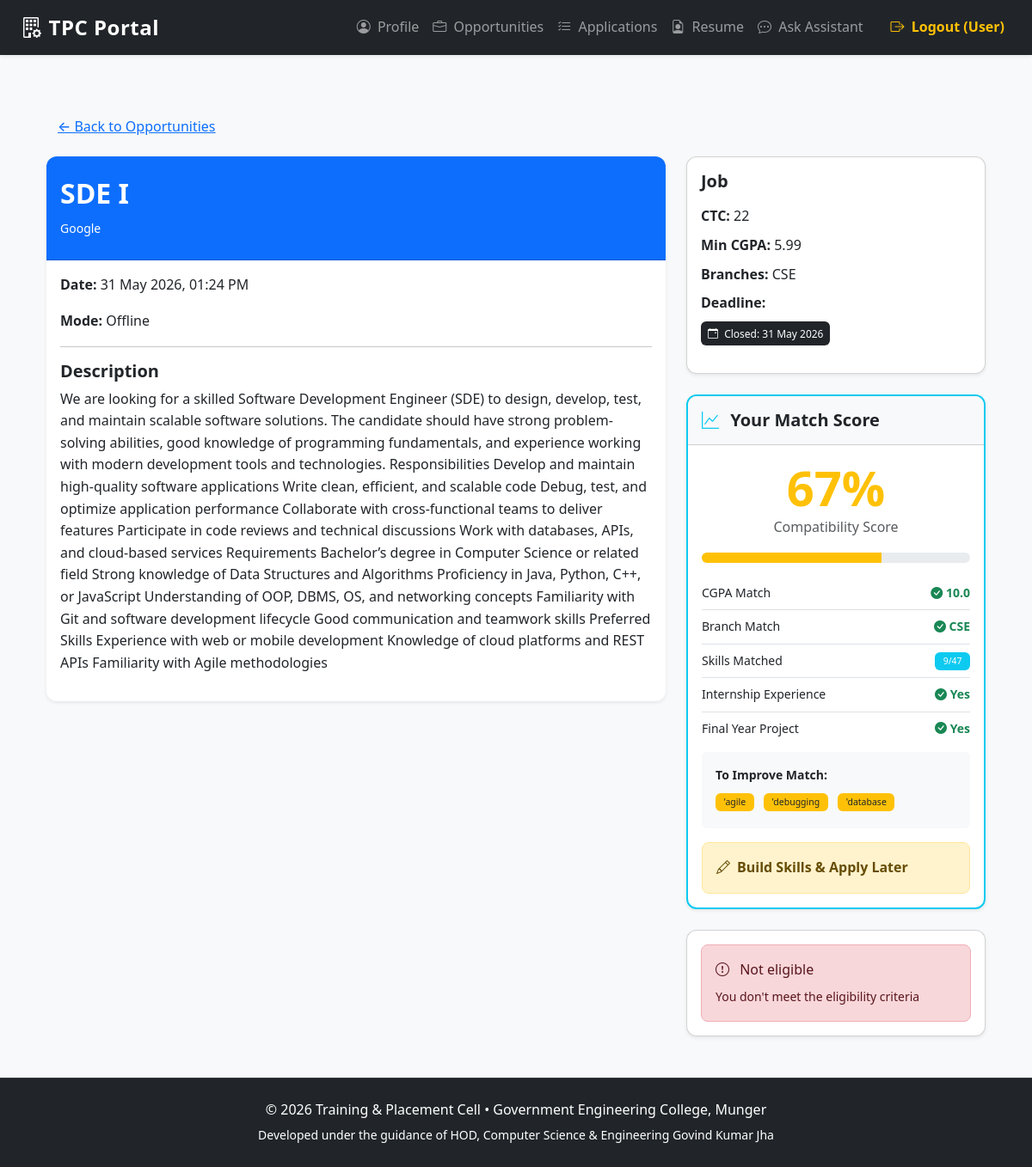
/student/opportunity/1 (signed in), run on the app's committed database.
### app/models.py (models this page shows, shortened)
class Opportunity(db.Model):
    __tablename__ = 'opportunities'
    id = db.Column(db.Integer, primary_key=True)
    title = db.Column(db.String(200), nullable=False)
    type = db.Column(db.String(50), nullable=False)  # e.g. Job, Internship, Session, Hackathon, Bootcamp, Seminar
    organizer = db.Column(db.String(150))
    company_name = db.Column(db.String(150))
    description = db.Column(db.Text)
    requirements = db.Column(db.Text)  # JSON string or newline-separated list
    date = db.Column(db.DateTime)
    mode = db.Column(db.String(50))
    ctc = db.Column(db.String(50))  # e.g. "12 LPA", "500/month"
    min_cgpa = db.Column(db.Float)  # Minimum CGPA required
    allowed_branches = db.Column(db.Text)  # comma-separated
    deadline = db.Column(db.DateTime)  # Application deadline
    created_at = db.Column(db.DateTime, default=datetime.utcnow)
    def get_requirements_list(self):
        if not self.requirements:
            return []
        try:
            import json
            data = json.loads(self.requirements)
            if isinstance(data, list):
                return data
        except Exception:
            pass
        return [r.strip() for r in self.requirements.splitlines() if r.strip()]
    def get_deadline_status(self):
        now = datetime.utcnow()
        time_diff = self.deadline - now
        days_left = time_diff.days if time_diff.total_seconds() >= 0 else -1
        if days_left < 0:
            return {
                'color': 'dark',
                'text': 'Closed',
                'days_left': 0,
                'is_closed': True
            }
    def calculate_match_score(self, student_profile):
        if not student_profile:
            return None
        score = 0
        cgpa_match = student_profile.cgpa >= (self.min_cgpa or 0)
        if cgpa_match:
            score += 25
        branch_match = False
        if self.allowed_branches:
            allowed = [b.strip().upper() for b in self.allowed_branches.split(',')]
            branch_match = student_profile.branch.upper() in allowed
        else:
            branch_match = True  # No restriction = match
        if branch_match:
            score += 15
        job_reqs = set(str(self.get_requirements_list()).lower().split())
        student_skills = set(str(student_profile.skills).lower().split())
        matched_skills = job_reqs & student_skills
        missing_skills = job_reqs - student_skills
        skills_coverage = len(matched_skills) / max(len(job_reqs), 1) if job_reqs else 0
        score += int(skills_coverage * 40)
        has_internship = bool(student_profile.internship_details and student_profile.internship_details.strip())
        if has_internship:
            score += 10
        has_fyp = bool(student_profile.final_year_project and student_profile.final_year_project.strip())
        if has_fyp:
            score += 10
        if score >= 75:
            recommendation = 'Apply'
        elif score >= 50:
            recommendation = 'Prepare'
        else:
            recommendation = 'Not Ready'
        return {
            'score': min(score, 100),
            'cgpa_match': cgpa_match,
            'branch_match': branch_match,
            'skills_match': len(matched_skills),
            'total_skills_needed': len(job_reqs),
            'has_internship': has_internship,
            'has_fyp': has_fyp,
            'matched_skills': list(matched_skills)[:5],  # Top 5
            'missing_skills': list(missing_skills)[:3],   # Top 3
            'recommendation': recommendation
        }

class StudentProfile(db.Model):
    __tablename__ = 'student_profiles'
    id = db.Column(db.Integer, primary_key=True)
    user_id = db.Column(db.Integer, db.ForeignKey('users.id'), unique=True, nullable=False)
    tenth_percentage = db.Column(db.Float, nullable=False)
    twelfth_percentage = db.Column(db.Float, nullable=False)
    cgpa = db.Column(db.Float, nullable=False)
    branch = db.Column(db.String(50), nullable=False)          # e.g. CSE, ECE, MECH
    skills = db.Column(db.Text)                                # comma separated or JSON
    has_backlog = db.Column(db.Boolean, default=False, nullable=False)
    resume_link = db.Column(db.String(255))                    # URL or path to uploaded file
    internship_details = db.Column(db.Text)                    # Internship experience details
    nptel = db.Column(db.Text)                                 # NPTEL courses completed
    final_year_project = db.Column(db.Text)                    # FYP details and description
    updated_at = db.Column(db.DateTime, default=datetime.utcnow, onupdate=datetime.utcnow)
    user = db.relationship('User', back_populates='student_profile')

### app/student/routes.py (the view)
@bp.route('/opportunity/<int:opp_id>')
@student_required
def view_opportunity(opp_id):
    opp = Opportunity.query.get_or_404(opp_id)
    user_id = session['user_id']
    profile = StudentProfile.query.filter_by(user_id=user_id).first()
    eligible = True
    if opp.type in ['Job', 'Internship']:
        allowed = [b.strip().upper() for b in (opp.allowed_branches or '').split(',') if b.strip()]
        is_deadline_valid = not opp.deadline or datetime.utcnow() < opp.deadline
        if opp.min_cgpa:
            eligible = (profile and
                       profile.cgpa >= opp.min_cgpa and
                       (not allowed or profile.branch in allowed) and
                       not profile.has_backlog and
                       is_deadline_valid)
    already_applied = Application.query.filter_by(
        student_id=user_id,
        opportunity_id=opp_id
    ).first() is not None
    deadline_status = opp.get_deadline_status()
    match_data = opp.calculate_match_score(profile)
    return render_template(
        'student/opportunity_detail.html',
        opportunity=opp,
        student_profile=profile,
        eligible=eligible,
        already_applied=already_applied,
        deadline_status=deadline_status,
        match=match_data,
        now=datetime.utcnow()
    )

### templates/student/opportunity_detail.html (shortened to what this page needs)
{% extends "base.html" %}
{% block content %}
<div class="container py-4">
    <a href="{{ url_for('student.browse_opportunities') }}"
       class="btn btn-link mb-3">
        ← Back to Opportunities
    </a>
    <div class="row">
        <div class="col-lg-8">
            <div class="card shadow-sm mb-4 border-0">
                <div class="card-header bg-primary text-white py-4">
                    <h2>{{ opportunity.title }}</h2>
                    <small>
                        {{ opportunity.organizer or opportunity.company_name or 'Posted by Admin' }}
                    </small>
                </div>
                <div class="card-body">
                    <p>
                        <strong>Date:</strong>
                        {{ opportunity.date.strftime('%d %b %Y, %I:%M %p') if opportunity.date else 'TBA' }}
                    </p>
                    <p>
                        <strong>Mode:</strong>
                        {{ opportunity.mode or 'Online/Offline' }}
                    </p>
                    <hr>
                    <h5>Description</h5>
                    <p>{{ opportunity.description }}</p>
                </div>
            </div>
        </div>
        <div class="col-lg-4">
            <div class="card shadow-sm mb-4">
                <div class="card-body">
                    <h5 class="card-title mb-3">{{ opportunity.type }}</h5>
                    {% if opportunity.type in ['Job','Internship'] %}
                        {% if opportunity.ctc %}
                        <p class="mb-2">
                            <strong>CTC:</strong> {{ opportunity.ctc }}
                        </p>
                        {% endif %}
                        {% if opportunity.min_cgpa %}
                        <p class="mb-2">
                            <strong>Min CGPA:</strong> {{ opportunity.min_cgpa }}
                        </p>
                        {% endif %}
                        {% if opportunity.allowed_branches %}
                        <p class="mb-2">
                            <strong>Branches:</strong> {{ opportunity.allowed_branches }}
                        </p>
                        {% endif %}
                        {% if opportunity.deadline %}
                        <p class="mb-3">
                            <strong>Deadline:</strong>
                            <br>
                            {% if deadline_status %}
                                <span class="badge bg-{{ deadline_status.color }} mt-2 p-2">
                                    <i class="bi bi-calendar-event me-1"></i>
                                    {{ deadline_status.text }}: {{ opportunity.deadline.strftime('%d %b %Y') }}
                                </span>
                            {% else %}
                                <span class="badge bg-secondary mt-2 p-2">{{ opportunity.deadline.strftime('%d %b %Y') }}</span>
                            {% endif %}
                        </p>
                        {% endif %}
                    {% endif %}
                </div>
            </div>
            {% if match %}
            <div class="card shadow-sm mb-4 border-2 border-info">
                <div class="card-header bg-light py-3">
                    <h5 class="mb-0">
                        <i class="bi bi-graph-up me-2 text-info"></i>
                        Your Match Score
                    </h5>
                </div>
                <div class="card-body">
                    <div class="text-center mb-4">
                        <div class="display-4 fw-bold {% if match.score >= 75 %}text-success{% elif match.score >= 50 %}text-warning{% else %}text-danger{% endif %}">
                            {{ match.score }}%
                        </div>
                        <p class="text-muted mb-3">Compatibility Score</p>
                        <div class="progress" style="height: 12px;">
                            <div class="progress-bar {% if match.score >= 75 %}bg-success{% elif match.score >= 50 %}bg-warning{% else %}bg-danger{% endif %}"
                                 role="progressbar"
                                 style="width: {{ match.score }}%"></div>
                        </div>
                    </div>
                    <div class="small mb-3">
                        <div class="mb-2 pb-2 border-bottom">
                            <div class="d-flex justify-content-between align-items-center">
                                <span>CGPA Match</span>
                                <span class="{% if match.cgpa_match %}text-success fw-bold{% else %}text-danger{% endif %}">
                                    <i class="bi bi-{% if match.cgpa_match %}check-circle-fill{% else %}x-circle-fill{% endif %}"></i>
                                    {{ student_profile.cgpa|round(2) if student_profile else 'N/A' }}
                                </span>
                            </div>
                        </div>
                        <div class="mb-2 pb-2 border-bottom">
                            <div class="d-flex justify-content-between align-items-center">
                                <span>Branch Match</span>
                                <span class="{% if match.branch_match %}text-success fw-bold{% else %}text-danger{% endif %}">
                                    <i class="bi bi-{% if match.branch_match %}check-circle-fill{% else %}x-circle-fill{% endif %}"></i>
                                    {{ student_profile.branch if student_profile else 'N/A' }}
                                </span>
                            </div>
                        </div>
                        <div class="mb-2 pb-2 border-bottom">
                            <div class="d-flex justify-content-between align-items-center">
                                <span>Skills Matched</span>
                                <span class="badge bg-info">{{ match.skills_match }}/{{ match.total_skills_needed }}</span>
                            </div>
                        </div>
                        {% if student_profile and student_profile.internship_details and student_profile.internship_details.strip() %}
                        <div class="mb-2 pb-2 border-bottom">
                            <div class="d-flex justify-content-between align-items-center">
                                <span>Internship Experience</span>
                                <span class="text-success fw-bold">
                                    <i class="bi bi-check-circle-fill"></i> Yes
                                </span>
                            </div>
                        </div>
                        {% endif %}
                        {% if student_profile and student_profile.final_year_project and student_profile.final_year_project.strip() %}
                        <div class="mb-3">
                            <div class="d-flex justify-content-between align-items-center">
                                <span>Final Year Project</span>
                                <span class="text-success fw-bold">
                                    <i class="bi bi-check-circle-fill"></i> Yes
                                </span>
                            </div>
                        </div>
                        {% endif %}
                    </div>
                    {% if match.missing_skills %}
                    <div class="bg-light p-3 rounded mb-3 small">
                        <strong class="d-block mb-2">To Improve Match:</strong>
                        <div>
                            {% for skill in match.missing_skills %}
                                <span class="badge bg-warning text-dark me-2 mb-1">{{ skill|truncate(15, True, '...') }}</span>
                            {% endfor %}
                        </div>
                    </div>
                    {% endif %}
                    <div class="alert {% if match.recommendation == 'Apply' %}alert-success{% elif match.recommendation == 'Prepare' %}alert-warning{% else %}alert-danger{% endif %} mb-0">
                        <strong>
                            {% if match.recommendation == 'Apply' %}
                                <i class="bi bi-hand-thumbs-up me-2"></i>Recommended to Apply
                            {% elif match.recommendation == 'Prepare' %}
                                <i class="bi bi-pencil me-2"></i>Build Skills & Apply Later
                            {% else %}
                                <i class="bi bi-exclamation-circle me-2"></i>Focus on Skill Development
                            {% endif %}
                        </strong>
                    </div>
                </div>
            </div>
            {% endif %}
            <div class="card shadow-sm">
                <div class="card-body">
                    {% if opportunity.type in ['Job','Internship'] %}
                        {% if already_applied %}
                            <div class="alert alert-success mb-0">
                                <i class="bi bi-check-circle me-2"></i> Already applied
                            </div>
                        {% elif not eligible %}
                            <div class="alert alert-danger mb-0">
                                <i class="bi bi-exclamation-circle me-2"></i> Not eligible
                                <small class="d-block mt-2">You don't meet the eligibility criteria</small>
                            </div>
                        {% else %}
                            <a href="{{ url_for('student.profile') }}"
                               class="btn btn-warning w-100">
                                <i class="bi bi-person-circle me-2"></i> Complete Profile
                            </a>
                        {% endif %}
                    {% else %}
                        <div class="alert alert-info mb-0">
                            <i class="bi bi-info-circle me-2"></i> Informational Event
                            <small class="d-block mt-2">No application required</small>
                        </div>
                    {% endif %}
                </div>
            </div>
        </div>
    </div>
</div>
{% endblock %}

### data on the page
Opportunity: title "SDE I", organizer "Google", date "31 May 2026, 01:24 PM", mode "Offline", description "We are looking for a skilled Software Development Engineer (SDE) to design, develop, test, and maintain scalable software solutions. The candidate should have strong problem-solving abilities, good knowledge of programming fundamentals, and experience working with modern development tools and technologies. Responsibilities Develop and maintain high-quality software applications Write clean, efficient, and scalable code Debug, test, and optimize application performance Collaborate with cross-functional teams to deliver features Participate in code reviews and technical discussions Work with databases, APIs, and cloud-based services Requirements Bachelor’s degree in Computer Science or…", type "Job", ctc "22", min_cgpa "5.99", allowed_branches "CSE", deadline "31 May 2026"
StudentProfile: cgpa "10.0", branch "CSE"

### other printed values
{{ session.username if 'username' in session else 'User' }} "User"
{{ deadline_status.text }} "Closed"
{{ match.score }} "67"
{{ match.skills_match }} "9"
{{ match.total_skills_needed }} "47"
{{ skill|truncate(15, True, '...') }} "'agile" "'debugging" "'database"
